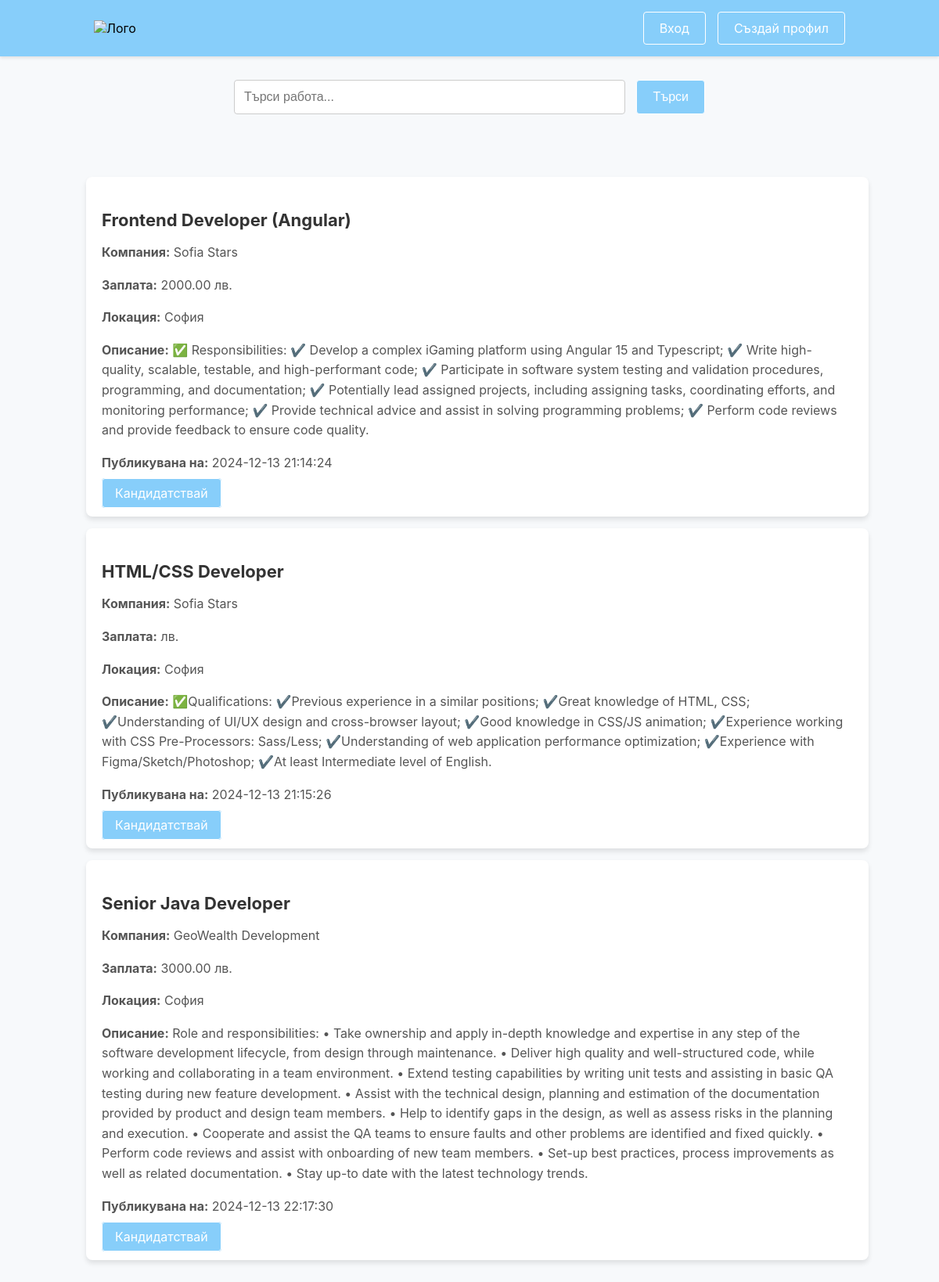
Page /frontend.php on the committed database.
### tables this page shows
CREATE TABLE `jobs` (
  `job_id` int(11) NOT NULL,
  `title` varchar(255) NOT NULL,
  `description` text DEFAULT NULL,
  `salary` decimal(10,2) DEFAULT NULL,
  `location` varchar(255) DEFAULT NULL,
  `company` varchar(255) DEFAULT NULL,
  `created_at` timestamp NOT NULL DEFAULT current_timestamp(),
  `category` enum('Frontend','Backend','Fullstack','Mobile') NOT NULL
);

### frontend.php (the view, shortened to what this page needs)
<?php
include 'db_connection.php';
$search_term = '';
if (isset($_POST['search'])) {
    $search_term = $conn->real_escape_string($_POST['search_term']);
    $query = "SELECT * FROM jobs WHERE (category = 'Frontend Development' OR category = 'Frontend') AND (title LIKE ? OR description LIKE ?)";
    $stmt = $conn->prepare($query);
    $search_term_wildcard = '%' . $search_term . '%';
    $stmt->bind_param('ss', $search_term_wildcard, $search_term_wildcard);
    $stmt->execute();
    $result = $stmt->get_result();
} else {
    $query = "SELECT * FROM jobs WHERE (category = 'Frontend Development' OR category = 'Frontend') AND (title LIKE ? OR description LIKE ?)";
    $stmt = $conn->prepare($query);
    $search_term_wildcard = '%';
    $stmt->bind_param('ss', $search_term_wildcard, $search_term_wildcard);
    $stmt->execute();
    $result = $stmt->get_result();
}
?>
<!DOCTYPE html>
<html lang="bg">
<head>
    <link rel="stylesheet" href="styles.css">
</head>
<body>
    <div class="navbar">
        <div class="logo">
            <a href="index.php"><img src="logo/rabota.bg.png" alt="Лого" class="logo-img" /></a>
        </div>
        <div class="nav-links">
            <a href="login.php" class="button">Вход</a>
            <a href="register.php" class="button">Създай профил</a>
        </div>
    </div>
    <div class="search">
        <form method="POST" action="">
            <input type="text" name="search_term" placeholder="Търси работа..." value="<?php echo htmlspecialchars($search_term); ?>">
            <button type="submit" name="search" class="button">Търси</button>
        </form>
    </div>
    <div class="job-list">
        <?php
        if ($result->num_rows > 0) {
            while ($row = $result->fetch_assoc()) {
                $title = $row['title'];
                $description = $row['description'];
                $salary = $row['salary'];
                $location = $row['location'];
                $company = $row['company'];
                $created_at = $row['created_at'];
                echo "
                <div class='job'>
                    <h3>$title</h3>
                    <p><strong>Компания:</strong> $company</p>
                    <p><strong>Заплата:</strong> $salary лв.</p>
                    <p><strong>Локация:</strong> $location</p>
                    <p><strong>Описание:</strong> $description</p>
                    <p><strong>Публикувана на:</strong> $created_at</p>
                    <a href='apply.php?id={$row['job_id']}' class='button'>Кандидатствай</a>
                </div>";
            }
        } else {
            echo "<p>Няма обяви за работа в категория Frontend.</p>";
        }
        ?>
    </div>
</body>
</html>

### styles.css (style rules this page uses)
body { font-family: 'Inter', sans-serif; margin: 0; padding: 0; background-color: #f7f9fb; }
a { text-decoration: none; color: inherit; }
.navbar { background-color: #87CEFA; display: flex; justify-content: space-between; align-items: center; padding: 15px 10%; box-shadow: 0 2px 4px rgba(0, 0, 0, 0.1); }
.logo-img { width: 150px; height: auto; }
.nav-links { display: flex; justify-content: flex-end; align-items: center; }
.nav-links .button { color: #fff; font-size: 16px; padding: 10px 20px; margin-left: 15px; background-color: #87CEFA; border: 1px solid #fff; border-radius: 4px; cursor: pointer; transition: background-color 0.3s, transform 0.2s; }
.search { display: flex; justify-content: center; align-items: center; padding: 30px 0; }
.search input { padding: 12px 40px 12px 12px; width: 500px !important; border-radius: 4px; border: 1px solid #ccc; font-size: 16px; transition: border-color 0.3s; position: relative; }
.search .button { padding: 12px 20px; background-color: #87CEFA; color: white; border: 1px solid #fff; border-radius: 4px; font-size: 16px; cursor: pointer; transition: background-color 0.3s, transform 0.2s; margin-left: 10px; }
.job-list { max-width: 1000px; margin: 0 auto; padding: 20px 10px 20px 30px; }
input, textarea, select { width: 100%; padding: 12px; margin-bottom: 15px; border: 1px solid #ddd; border-radius: 5px; font-size: 16px; transition: border-color 0.3s; box-sizing: border-box; }
button { width: 100%; padding: 12px; background-color: #87CEFA; color: white; border: 1px solid #fff; border-radius: 5px; font-size: 16px; cursor: pointer; transition: background-color 0.3s, transform 0.2s; }
.job { background-color: #fff; padding: 20px; margin: 15px 0; border-radius: 8px; box-shadow: 0 4px 6px rgba(0, 0, 0, 0.1); transition: box-shadow 0.3s; }
.job h3 { font-size: 22px; color: #333; margin-bottom: 10px; }
.job p { font-size: 16px; color: #555; line-height: 1.6; }
.button, .apply-button { background-color: #87CEFA; color: white; padding: 8px 16px; border: 1px solid #fff; border-radius: 4px; font-size: 16px; cursor: pointer; transition: background-color 0.3s, transform 0.2s; max-width: 200px; width: auto; text-align: center; }

### rows in the picture
jobs: title "Frontend Developer (Angular)", company "Sofia Stars", salary "2000.00", location "София", description "✅ Responsibilities: ✔️ Develop a complex iGaming platform using Angular 15 and Typescript; ✔️ Write high-quality, scalable, testable, and high-performant code; ✔️ Participate in software system testing and validation procedures, programming, and documentation; ✔️ Potentially lead assigned projects, including assigning tasks, coordinating efforts, and monitoring performance; ✔️ Provide technical advice and assist in solving programming problems; ✔️ Perform code reviews and provide feedback to ensure code quality.", created_at "2024-12-13 21:14:24"
jobs: title "HTML/CSS Developer", company "Sofia Stars", location "София", description "✅Qualifications: ✔️Previous experience in a similar positions; ✔️Great knowledge of HTML, CSS; ✔️Understanding of UI/UX design and cross-browser layout; ✔️Good knowledge in CSS/JS animation; ✔️Experience working with CSS Pre-Processors: Sass/Less; ✔️Understanding of web application performance optimization; ✔️Experience with Figma/Sketch/Photoshop; ✔️At least Intermediate level of English.", created_at "2024-12-13 21:15:26"
jobs: title "Senior Java Developer", company "GeoWealth Development", salary "3000.00", location "София", description "Role and responsibilities: • Take ownership and apply in-depth knowledge and expertise in any step of the software development lifecycle, from design through maintenance. • Deliver high quality and well-structured code, while working and collaborating in a team environment. • Extend testing capabilities by writing unit tests and assisting in basic QA testing during new feature development. • Assist with the technical design, planning and estimation of the documentation provided by product and design team members. • Help to identify gaps in the design, as well as assess risks in the planning and execution. • Cooperate and assist the QA teams to ensure faults and other problems are identified…", created_at "2024-12-13 22:17:30"
